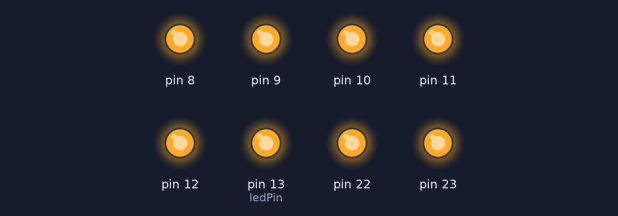
The sketch below on a simulated Arduino Uno, built with avr-gcc and run on an emulated ATmega328P. Shown: output pins drawn as LEDs (lit = HIGH).

Above: at 0.5 s.
At 3.5 s:
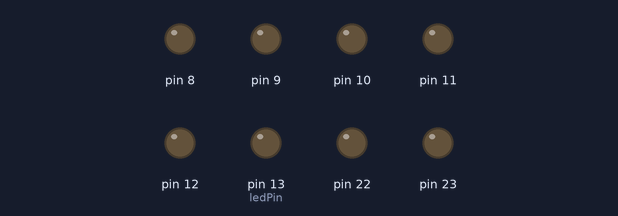
Timing chart, 0 to 4.6 s (numbered marks = the images above):
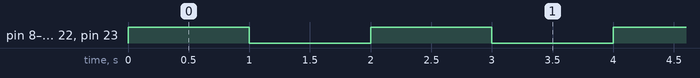

The sketch:

toggle_led.ino
```cpp
#include <util/delay.h> // for _delay_ms()

int ledPin = 13;        // LED connected to digital pin 13

void setup() {
    // pinMode(ledPin, OUTPUT);   // sets the digital pin as output
    // equal to:
    DDRB = 0xFF;
}

void loop() {
    // digitalWrite(ledPin, HIGH);
    // equal to:
    PORTB = 0xFF;

    // wait n milliseconds
    // delay(1000);
    // equal to:
    _delay_ms(1000);

    // digitalWrite(ledPin, LOW);
    // equal to:
    PORTB = 0x00;

    // delay(1000);
    // equal to:
    _delay_ms(1000);
}
```

Measured:
- by itself, pin 8–12, pin 13 (ledPin), pin 22, pin 23: alternates HIGH for 1.0 s and LOW for 1.0 s
